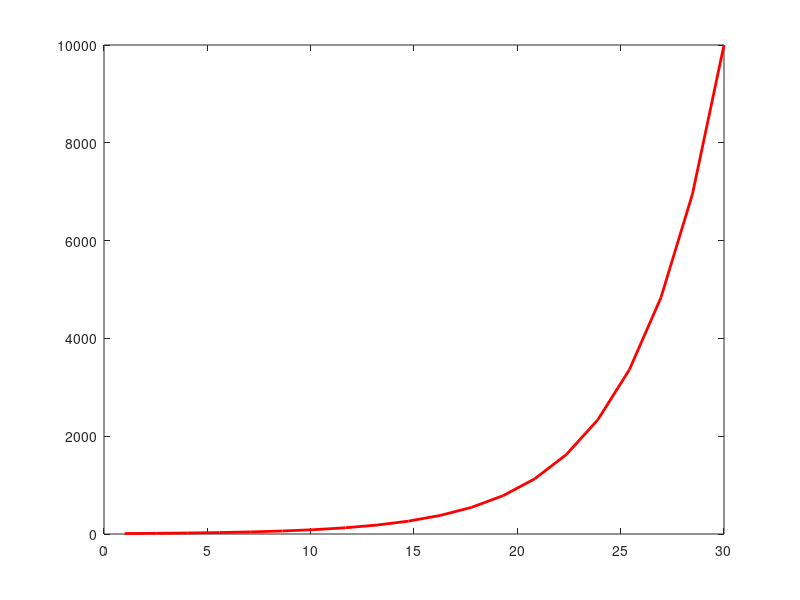

MATLAB code for this plot: (Note: this script raises an error after producing the figure.)
E = logspace(1,4,20)
x = linspace(1,30,20)

figure
plot(x,E, 'r-', 'linewidth', 2 )
xlabel('x [a.u]', Fontsize, 18)
ylabel('E', Fontsize, 18)



